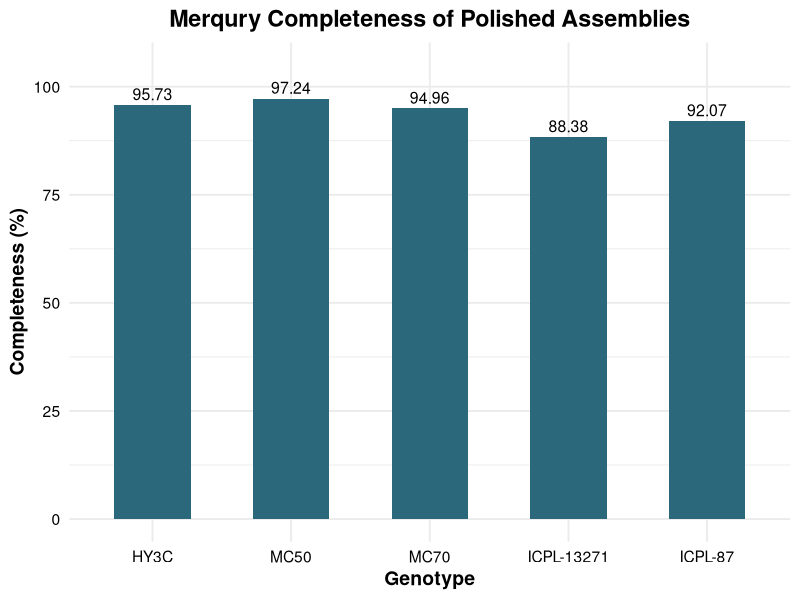

Here is the R script that generated this plot:
library(ggplot2)

# Your data (order will be preserved exactly as written here)
df <- data.frame(
  Genotype = factor(c("HY3C", "MC50", "MC70", "ICPL-13271", "ICPL-87"),
                    levels = c("HY3C", "MC50", "MC70", "ICPL-13271", "ICPL-87")),
  Completeness = c(95.73, 97.24, 94.96, 88.38, 92.07)
)

ggplot(df, aes(x = Genotype, y = Completeness)) +
  geom_bar(stat = "identity", fill = "#2B687C", width = 0.55) +  # better blue + narrow width
  geom_text(aes(label = Completeness),
            vjust = -0.4, size = 4) +
  labs(
    title = "Merqury Completeness of Polished Assemblies",
    x = "Genotype",
    y = "Completeness (%)"
  ) +
  theme_minimal(base_size = 14) +
  theme(
    plot.title = element_text(face = "bold", hjust = 0.5),
    axis.text = element_text(color = "black"),
    axis.title = element_text(face = "bold")
  ) +
  ylim(0, 105)
